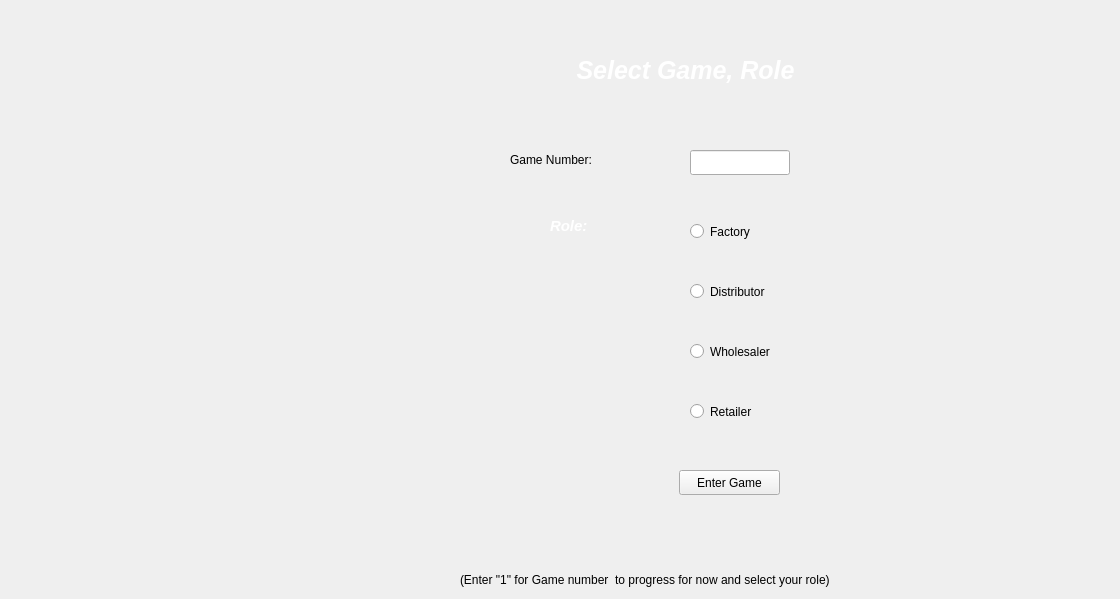
    <widget class="QWidget" name="page">
     <widget class="QRadioButton" name="retailer_but">
      <property name="geometry">
       <rect>
        <x>690</x>
        <y>400</y>
        <width>112</width>
        <height>23</height>
       </rect>
      </property>
      <property name="styleSheet">
       <string notr="true">
QLabel {
  color:white;
  font-size: 25px;
font-weight: 600;
font-style: italic
}</string>
      </property>
      <property name="text">
       <string>Retailer</string>
      </property>
     </widget>
     <widget class="QRadioButton" name="dist_but">
      <property name="geometry">
       <rect>
        <x>690</x>
        <y>280</y>
        <width>112</width>
        <height>23</height>
       </rect>
      </property>
      <property name="styleSheet">
       <string notr="true">
QLabel {
  color:white;
  font-size: 25px;
font-weight: 600;
font-style: italic
}</string>
      </property>
      <property name="text">
       <string>Distributor</string>
      </property>
     </widget>
     <widget class="QLabel" name="label_2">
      <property name="geometry">
       <rect>
        <x>510</x>
        <y>150</y>
        <width>151</width>
        <height>20</height>
       </rect>
      </property>
      <property name="styleSheet">
       <string notr="true">
QLabel {
  color:white;
  font-size: 15px;
font-weight: 600;
font-style: italic
}color:white;
</string>
      </property>
      <property name="text">
       <string>Game Number:</string>
      </property>
     </widget>
     <widget class="QLabel" name="label_4">
      <property name="geometry">
       <rect>
        <x>550</x>
        <y>30</y>
        <width>271</width>
        <height>81</height>
       </rect>
      </property>
      <property name="styleSheet">
       <string notr="true">
QLabel {
  color:white;
  font-size: 25px;
font-weight: 600;
font-style: italic
}</string>
      </property>
      <property name="text">
       <string>Select Game, Role</string>
      </property>
      <property name="alignment">
       <set>Qt::AlignCenter</set>
      </property>
     </widget>
     <widget class="QLabel" name="label_178">
      <property name="geometry">
       <rect>
        <x>460</x>
        <y>570</y>
        <width>651</width>
        <height>20</height>
       </rect>
      </property>
      <property name="text">
       <string>(Enter &quot;1&quot; for Game number  to progress for now and select your role)</string>
      </property>
     </widget>
     <widget class="QLabel" name="label_3">
      <property name="geometry">
       <rect>
        <x>550</x>
        <y>210</y>
        <width>71</width>
        <height>31</height>
       </rect>
      </property>
      <property name="styleSheet">
       <string notr="true">
QLabel {
  color:white;
  font-size: 15px;
font-weight: 600;
font-style: italic
}</string>
      </property>
      <property name="text">
       <string>Role:</string>
      </property>
     </widget>
     <widget class="QRadioButton" name="wholes_but">
      <property name="geometry">
       <rect>
        <x>690</x>
        <y>340</y>
        <width>101</width>
        <height>23</height>
       </rect>
      </property>
      <property name="styleSheet">
       <string notr="true">
QLabel {
  color:white;
  font-size: 25px;
font-weight: 600;
font-style: italic
}</string>
      </property>
      <property name="text">
       <string>Wholesaler</string>
      </property>
     </widget>
     <widget class="QPushButton" name="pl_login">
      <property name="geometry">
       <rect>
        <x>679</x>
        <y>470</y>
        <width>101</width>
        <height>25</height>
       </rect>
      </property>
      <property name="text">
       <string>Enter Game</string>
      </property>
     </widget>
     <widget class="QLineEdit" name="lineEdit_Gno">
      <property name="geometry">
       <rect>
        <x>690</x>
        <y>150</y>
        <width>100</width>
        <height>25</height>
       </rect>
      </property>
     </widget>
     <widget class="QRadioButton" name="factory_but">
      <property name="geometry">
       <rect>
        <x>690</x>
        <y>220</y>
        <width>112</width>
        <height>23</height>
       </rect>
      </property>
      <property name="styleSheet">
       <string notr="true">
QLabel {
  color:white;
  font-size: 25px;
font-weight: 600;
font-style: italic
}</string>
      </property>
      <property name="text">
       <string>Factory</string>
      </property>
     </widget>
     <widget class="QLabel" name="label_5">
      <property name="enabled">
       <bool>true</bool>
      </property>
      <property name="geometry">
       <rect>
        <x>470</x>
        <y>260</y>
        <width>181</width>
        <height>191</height>
       </rect>
      </property>
      <property name="text">
       <string>&lt;html&gt;&lt;head/&gt;&lt;body&gt;&lt;p&gt;&lt;img src=&quot;:/new/prefix1/cheers.png&quot;/&gt;&lt;/p&gt;&lt;/body&gt;&lt;/html&gt;</string>
      </property>
      <property name="textFormat">
       <enum>Qt::RichText</enum>
      </property>
      <property name="scaledContents">
       <bool>false</bool>
      </property>
      <property name="alignment">
       <set>Qt::AlignCenter</set>
      </property>
     </widget>
    </widget>
